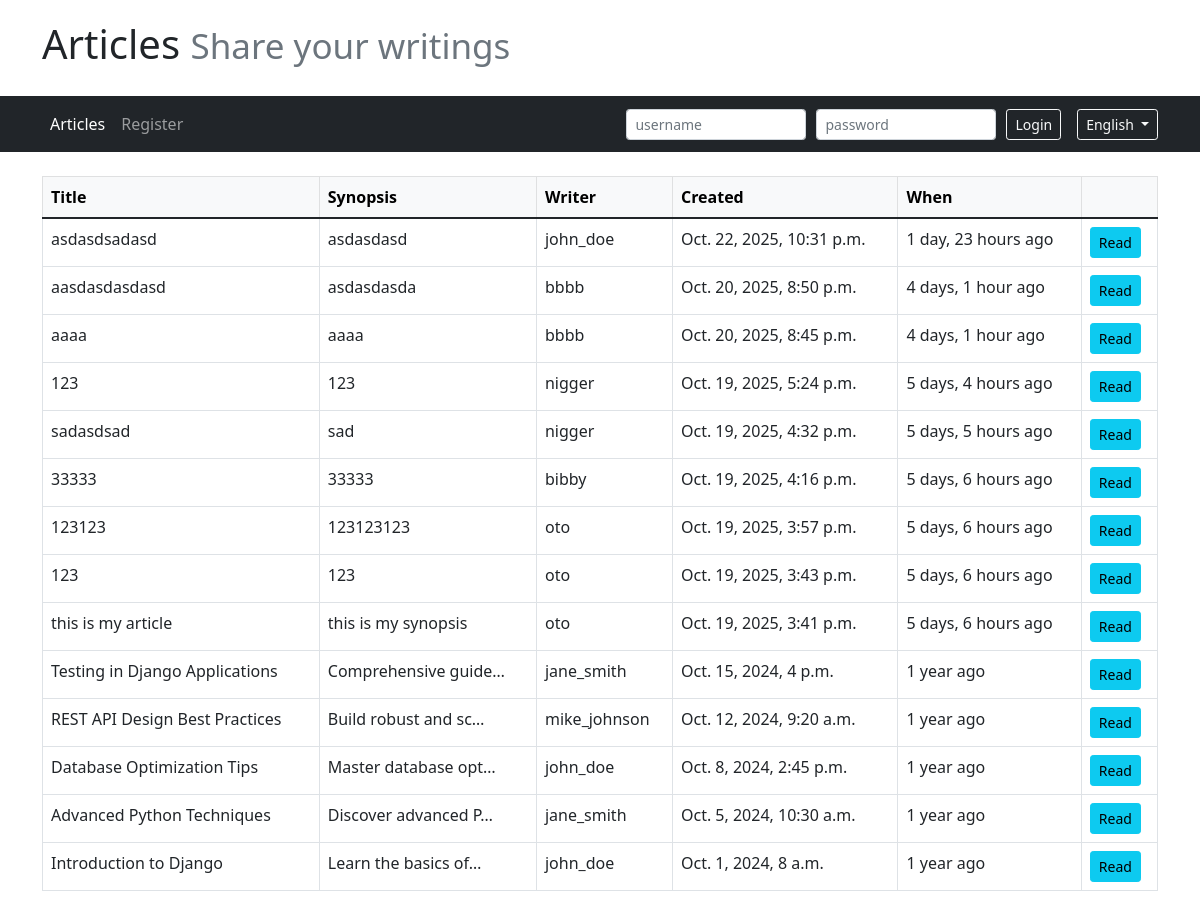
Page /en/articles/ on the committed database.
### core/models.py (models this page shows, shortened)
class Article(models.Model):
    title = models.CharField(max_length=64, null=False)
    author = models.ForeignKey(User, on_delete=models.CASCADE, null=False)
    created = models.DateTimeField(auto_now_add=True, null=False)
    synopsis = models.CharField(max_length=312, null=False)
    content = models.TextField(null=False)

### ex00/views/articles.py (the view)
# urls.py: path("articles/", ArticlesView.as_view(), name="articles"),
class ArticlesView(ListView):
    model = Article
    template_name = "ex00/articles.html"
    def get_queryset(self):
        return Article.objects.order_by('-created').all()

### ex00/forms.py (shortened to what this page needs)
class LoginForm(forms.Form):
    username = forms.CharField(
        max_length=150,
        widget=forms.TextInput(attrs={
            'class': 'form-control',
            'placeholder': 'Enter your username',
            'required': True
        })
    )
    password = forms.CharField(
        widget=forms.PasswordInput(attrs={
            'class': 'form-control',
            'placeholder': 'Enter your password',
            'required': True
        })
    )

### ex03/context_processors.py (called while the page is built)
def login_form_processor(request):
    if not request.user.is_authenticated:
        return {'login_form': LoginForm()}
    return {}

### templates/ex00/articles.html
{% extends 'base.html' %}
{% load i18n %}
{% block content %}
    <table class="table table-bordered">
        <thead class="table-light">
            <tr>
                <th>{% trans "Title" %}</th>
                <th>{% trans "Synopsis" %}</th>
                <th>{% trans "Writer" %}</th>
                <th>{% trans "Created" %}</th>
                <th>{% trans "When" %}</th>
                <th></th>
            </tr>
        </thead>
        <tbody>
            {% for article in object_list %}
                <tr>
                    <td>{{ article.title }}</td>
                    <td>{{ article.synopsis|truncatechars:20 }}</td>
                    <td>{{ article.author }}</td>
                    <td>{{ article.created|date:"N j, Y, P" }}</td>
                    <td>{{ article.created|timesince }} {% trans "ago" %}</td>
                    <td>
                        <a href="{% url 'article_detail' article.id %}" class="btn btn-info btn-sm">{% trans "Read" %}</a>
                    </td>
                </tr>
            {% endfor %}
        </tbody>
    </table>
{% endblock %}

### rows in the picture
Article: title "asdasdsadasd", synopsis "asdasdasd", author "john_doe", created "Oct. 22, 2025, 10:31 p.m.", created "1 day, 23 hours"
Article: title "aasdasdasdasd", synopsis "asdasdasda", author "bbbb", created "Oct. 20, 2025, 8:50 p.m.", created "4 days, 1 hour"
Article: title "aaaa", synopsis "aaaa", author "bbbb", created "Oct. 20, 2025, 8:45 p.m.", created "4 days, 1 hour"
Article: title "123", synopsis "123", author "nigger", created "Oct. 19, 2025, 5:24 p.m.", created "5 days, 4 hours"
Article: title "sadasdsad", synopsis "sad", author "nigger", created "Oct. 19, 2025, 4:32 p.m.", created "5 days, 5 hours"
Article: title "33333", synopsis "33333", author "bibby", created "Oct. 19, 2025, 4:16 p.m.", created "5 days, 6 hours"
Article: title "123123", synopsis "123123123", author "oto", created "Oct. 19, 2025, 3:57 p.m.", created "5 days, 6 hours"
Article: title "123", synopsis "123", author "oto", created "Oct. 19, 2025, 3:43 p.m.", created "5 days, 6 hours"
Article: title "this is my article", synopsis "this is my synopsis", author "oto", created "Oct. 19, 2025, 3:41 p.m.", created "5 days, 6 hours"
Article: title "Testing in Django Applications", synopsis "Comprehensive guide…", author "jane_smith", created "Oct. 15, 2024, 4 p.m.", created "1 year"
Article: title "REST API Design Best Practices", synopsis "Build robust and sc…", author "mike_johnson", created "Oct. 12, 2024, 9:20 a.m.", created "1 year"
Article: title "Database Optimization Tips", synopsis "Master database opt…", author "john_doe", created "Oct. 8, 2024, 2:45 p.m.", created "1 year"
Article: title "Advanced Python Techniques", synopsis "Discover advanced P…", author "jane_smith", created "Oct. 5, 2024, 10:30 a.m.", created "1 year"
Article: title "Introduction to Django", synopsis "Learn the basics of…", author "john_doe", created "Oct. 1, 2024, 8 a.m.", created "1 year"

### other values in the picture
{{ language.name }} "English"
